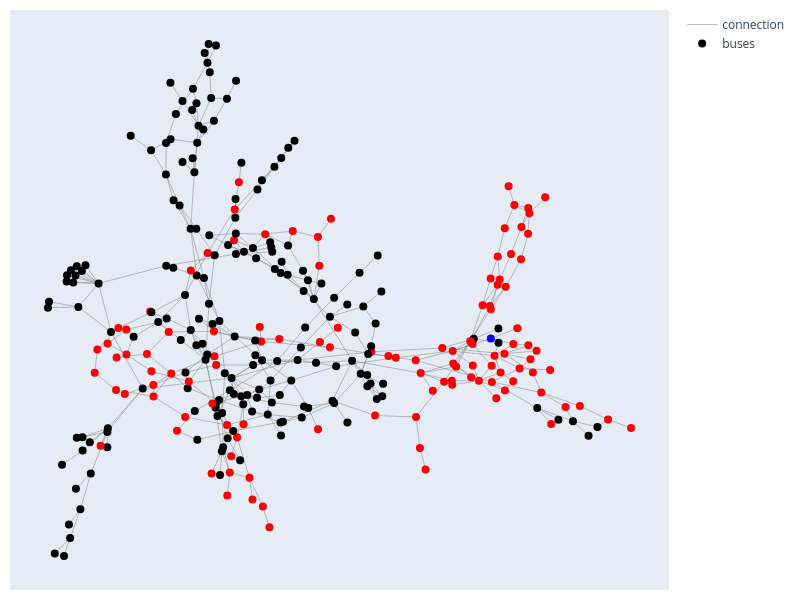

Source (notebook cell):
### Markdown cell above
## Visualization

### Code cell
plot_graph(G, pos, '[VL1_0]').show()

### Figure 1 — Plotly figure (JSON) as saved in the notebook; plotly's stock layout.template omitted (floating-point values rounded to 4 significant figures; data arrays with more than 128 entries replaced by an {"elided": "..."} marker saying what was removed)
{"data": [{"hoverinfo": "text", "hovertemplate": "%{text}<extra></extra>", "line": {"color": "gray", "width": 0.5}, "mode": "lines", "name": "connection", "text": {"elided": "409 str values"}, "type": "scatter", "x": {"elided": "1227 float values"}, "y": {"elided": "1227 float values"}}, {"hoverinfo": "text", "hovertemplate": "%{text}<extra></extra>", "marker": {"color": {"elided": "300 str values"}, "size": 8}, "mode": "markers", "name": "buses", "text": {"elided": "300 str values"}, "type": "scatter", "x": {"elided": "300 float values"}, "y": {"elided": "300 float values"}}], "layout": {"height": 600, "margin": {"b": 10, "l": 10, "r": 10, "t": 10}, "showlegend": true, "width": 800, "xaxis": {"visible": false}, "yaxis": {"visible": false}}}
